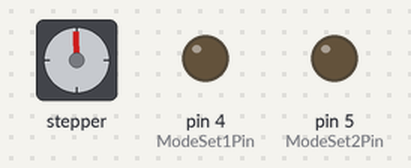
A sketch run on a simulated Arduino Uno, built with avr-gcc and run on an emulated ATmega328P. On the bench: stepper motor, output pins drawn as LEDs (lit = HIGH). Wiring (inferred from the names in the program): stepper motor driver (200 steps per turn assumed): step pin 2; direction pin 3; enable pin 6. Pins used as bus, display or sensor lines are not drawn.

Above: at 0.15 s.
At 10.07 s:
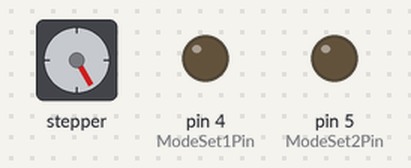
At 19.99 s:
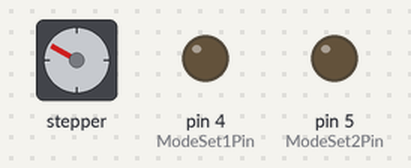
At 39.83 s:
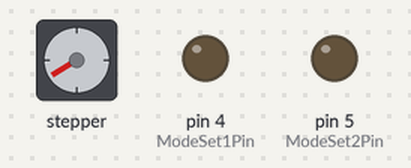
Timing chart, 0 to 40.0 s (numbered marks = the images above):
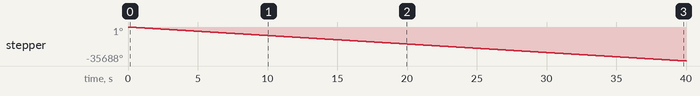

Measured:
- by itself, stepper: keeps turning counter-clockwise at about 892°/s

The sketch:

BlindStepperTest.ino
```cpp
#define StepPin 2 // ANY TOGGLE is step motor
#define DirectionPin 3 // LOW is forward, HIGH is reverse
#define ModeSet1Pin 4
#define ModeSet2Pin 5
#define EnablePin 6 // HIGH is Disabled, LOW is Enabled

void setup() {
  pinMode(StepPin, OUTPUT);
  pinMode(DirectionPin, OUTPUT);
  pinMode(ModeSet1Pin, OUTPUT);
  pinMode(ModeSet2Pin, OUTPUT);
  pinMode(EnablePin, OUTPUT);

  digitalWrite(DirectionPin, LOW);
  digitalWrite(EnablePin, LOW);
  digitalWrite(ModeSet1Pin, LOW);
  digitalWrite(ModeSet2Pin, LOW);
}

void loop() {
  digitalWrite(StepPin, HIGH);
  delay(1);
  digitalWrite(StepPin, LOW);
  delay(1);
}
```
